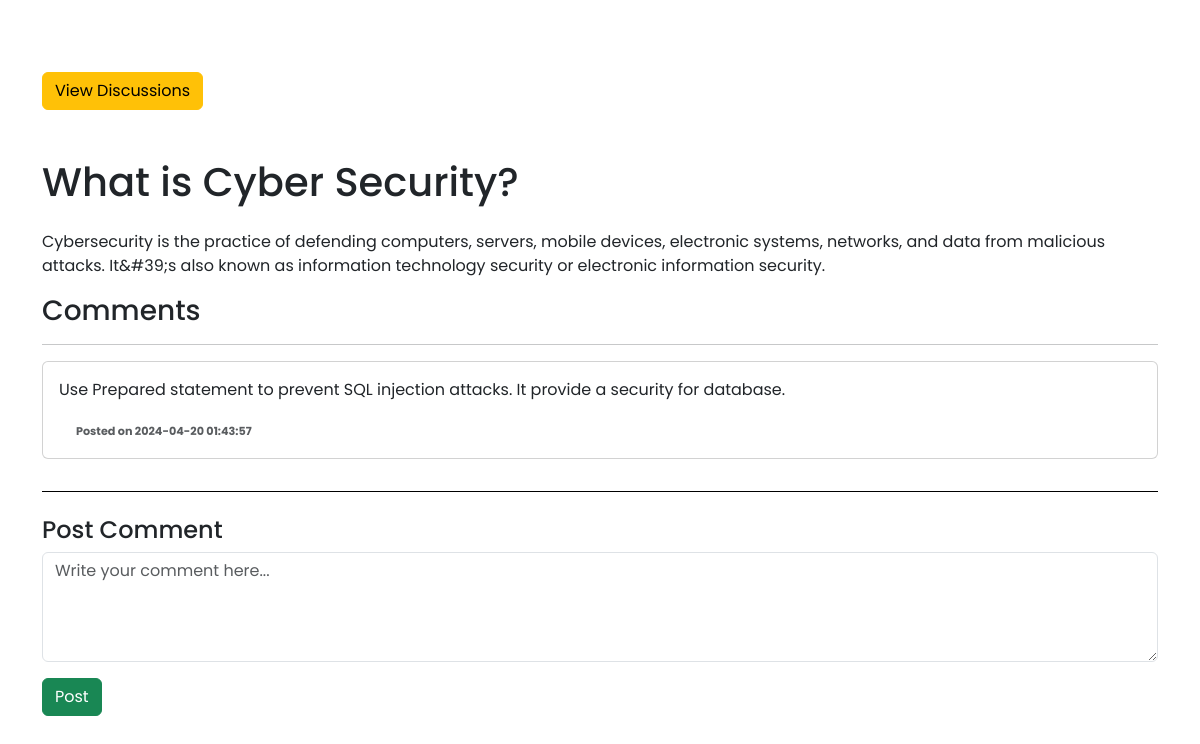
The page /forum/question-detail-cyber.php?id=101 on the database its author committed.
### tables this page shows
CREATE TABLE `questions_cyber` (
  `id` int(11) NOT NULL,
  `user_id` int(11) NOT NULL,
  `title` varchar(255) NOT NULL,
  `description` text NOT NULL,
  `date_posted` datetime DEFAULT current_timestamp(),
  `status` enum('open','closed','deleted') DEFAULT 'open',
  `tags` varchar(255) DEFAULT NULL
);

CREATE TABLE `answers_cyber` (
  `id` int(11) NOT NULL,
  `question_id` int(11) NOT NULL,
  `user_id` int(11) NOT NULL,
  `content` text NOT NULL,
  `date_posted` datetime DEFAULT current_timestamp()
);

### forum/question-detail-cyber.php (the view, shortened to what this page needs)
<!DOCTYPE html>
<html lang="en">
<head>
    <link href="https://cdn.jsdelivr.net/npm/bootstrap@5.3.3/dist/css/bootstrap.min.css" rel="stylesheet">
    <link rel="stylesheet" href="../css/style.css">
</head>
<body style="background:transparent">
    <?php
    require_once '../includes/db_connection_forum.php';
    $question_id = isset($_GET['id']) ? intval($_GET['id']) : null;
    if ($question_id) {
        $stmt_question = $conn->prepare("SELECT * FROM questions_cyber WHERE id = ?");
        $stmt_question->bind_param("i", $question_id);
        $stmt_question->execute();
        $result_question = $stmt_question->get_result();
        if ($question = $result_question->fetch_assoc()) {
            echo "<div class='container mt-4'>";
            echo "<a type='button' href='discussions.php' class='btn btn-warning mt-5 mb-5'>View Discussions</a>";
            echo "<h1 class='mb-4'>" . htmlspecialchars($question['title']) . "</h1>";
            echo "<p>" . htmlspecialchars($question['description']) . "</p>";
            echo "<h3>Comments</h3>";
            echo "<hr>";
            $stmt_answers = $conn->prepare("SELECT * FROM answers_cyber WHERE question_id = ? ORDER BY date_posted DESC");
            $stmt_answers->bind_param("i", $question_id);
            $stmt_answers->execute();
            $result_answers = $stmt_answers->get_result();
            while ($answer = $result_answers->fetch_assoc()) {
                echo "<div class='card mb-3'>";
                echo "<div class='card-body'>";
                echo "<p>" . htmlspecialchars($answer['content']) . "</p>";
                echo "<small class='text-muted'>Posted on " . htmlspecialchars($answer['date_posted']) . "</small>";
                echo "</div>";
                echo "</div>";
            }
            echo "<div class='post-answer' style='border-top:1px solid black;margin-top:2rem;'>";
            echo "<h4 class='mt-4'>Post Comment</h4>";
            echo "<form action='post-answer-cyber.php' method='POST' style='padding:0;'>";
            echo "<div class='mb-3'>";
            echo "<textarea class='form-control' name='content' rows='4' placeholder='Write your comment here...' required></textarea>";
            echo "</div>";
            echo "<button type='submit' class='btn btn-success'>Post</button>";
            echo "</form>";
            echo "</div>";
            echo "</div>";
        } else {
            echo "<div class='container mt-4'>";
            echo "<p>Question not found.</p>";
            echo "</div>";
        }
    } else {
        echo "<div class='container mt-4'>";
        echo "<p>Invalid question ID.</p>";
        echo "</div>";
    }
    ?>
</body>
</html>

### css/style.css (style rules this page uses)
:root { --linkcoloronblack:black; }
* { margin: 0; padding: 0; box-sizing: border-box; font-family: 'Poppins', sans-serif; cursor: url('../images/mouse-pointer-2.svg'), auto; }
a { text-decoration: none !important; }
body { font-family: 'Poppins', sans-serif; background: url('../images/image-from-rawpixel-id-10175871-jpeg.jpg') no-repeat bottom center/cover; position: relative; height: 100vh; }
.nav-link,small { height: 40px !important; margin-bottom:10px !important; margin-left:5px !important; transition:1s ease; border-radius: 10px; padding-left:12px !important; }
small { font-size:0.7rem !important; margin-bottom:20px !important; color:rgba(255, 255, 255, 0.5) !important; font-weight: bolder !important; }
form { padding: 2.3rem 2.2rem; position: relative; }

### rows shown on the page
questions_cyber: title "What is Cyber Security?", description "Cybersecurity is the practice of defending computers, servers, mobile devices, electronic systems, networks, and data from malicious attacks. It&#39;s also known as information technology security or electronic information security."
answers_cyber: content "Use Prepared statement to prevent SQL injection attacks. It provide a security for database.", date_posted "2024-04-20 01:43:57"
